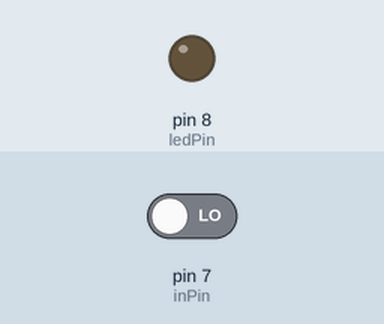
Recording of a sketch running on a simulated Arduino Uno, built with avr-gcc and run on an emulated ATmega328P. Parts: output pins drawn as LEDs (lit = HIGH). Inputs (shaded band) come from the test bench; at power-on: pin 7 (inPin) LOW.

Above: at 1.2 s.
1.3 s: pin 7 (inPin) driven HIGH
At 2.2 s:
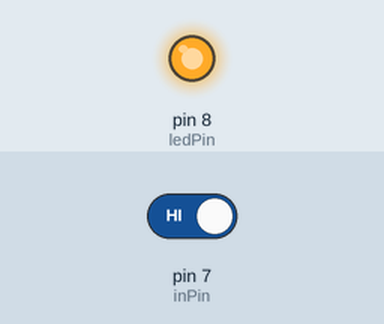
2.8 s: pin 7 (inPin) driven LOW
At 3.4 s:
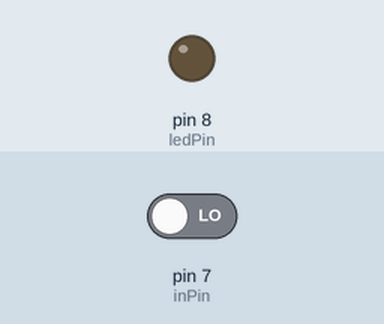
Timing chart, 0 to 5.8 s (numbered marks = the images above; inputs shaded):
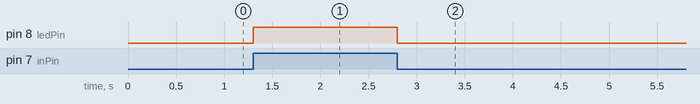

Measured:
- after the input at 1.3 s, pin 8 (ledPin): LOW → HIGH at once
- after the input at 2.8 s, pin 8 (ledPin): HIGH → LOW at once

The sketch:

led1.ino
```cpp
int ledPin = 8; // LED connected to digital pin 8
int inPin = 7; // pushbutton connected to digital pin 7
int val = 0;  // variable to store the read value

void setup()
{
pinMode(ledPin, OUTPUT);   //set OUTPUT
pinMode(inPin, INPUT);        //set INPUT
}

void loop()
{
val = digitalRead(inPin);  // read the input pin
digitalWrite(ledPin, val);  // sets the LED to the button's value
}
```
